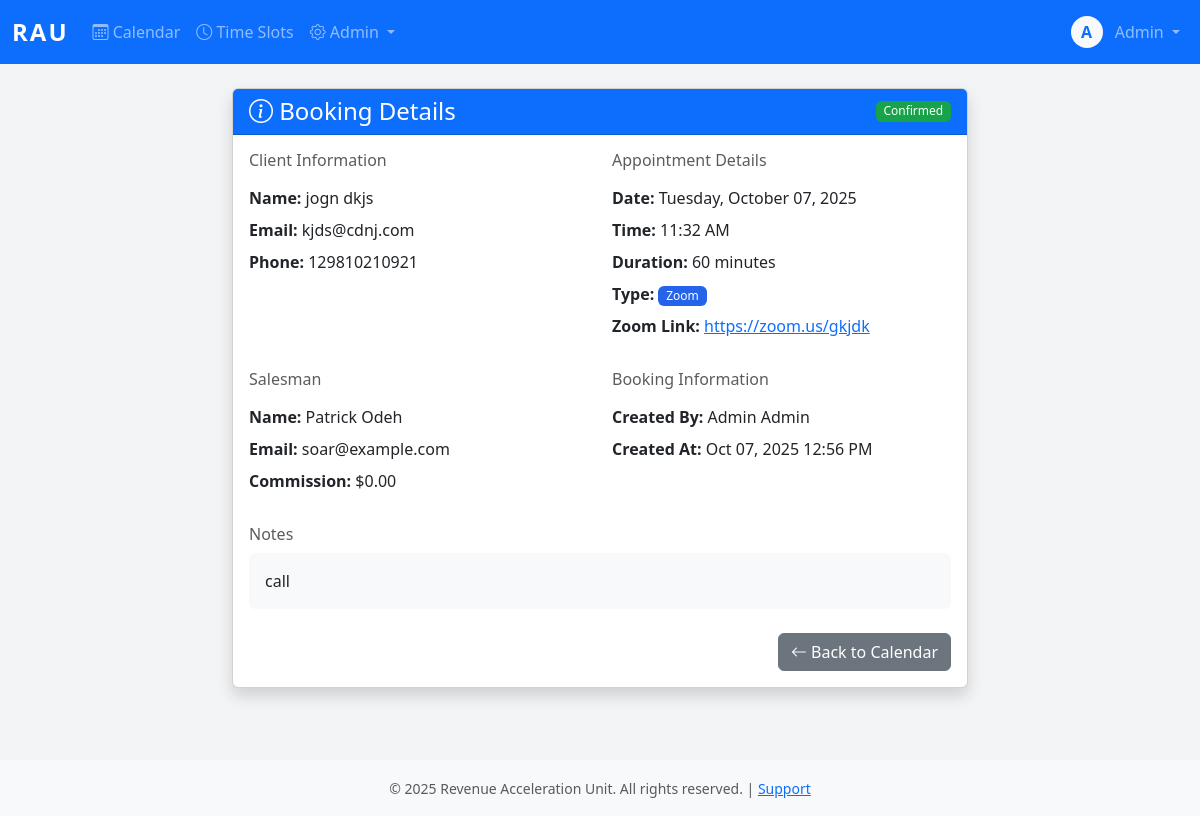
Before: /booking/1/ (signed in) with the older database file.
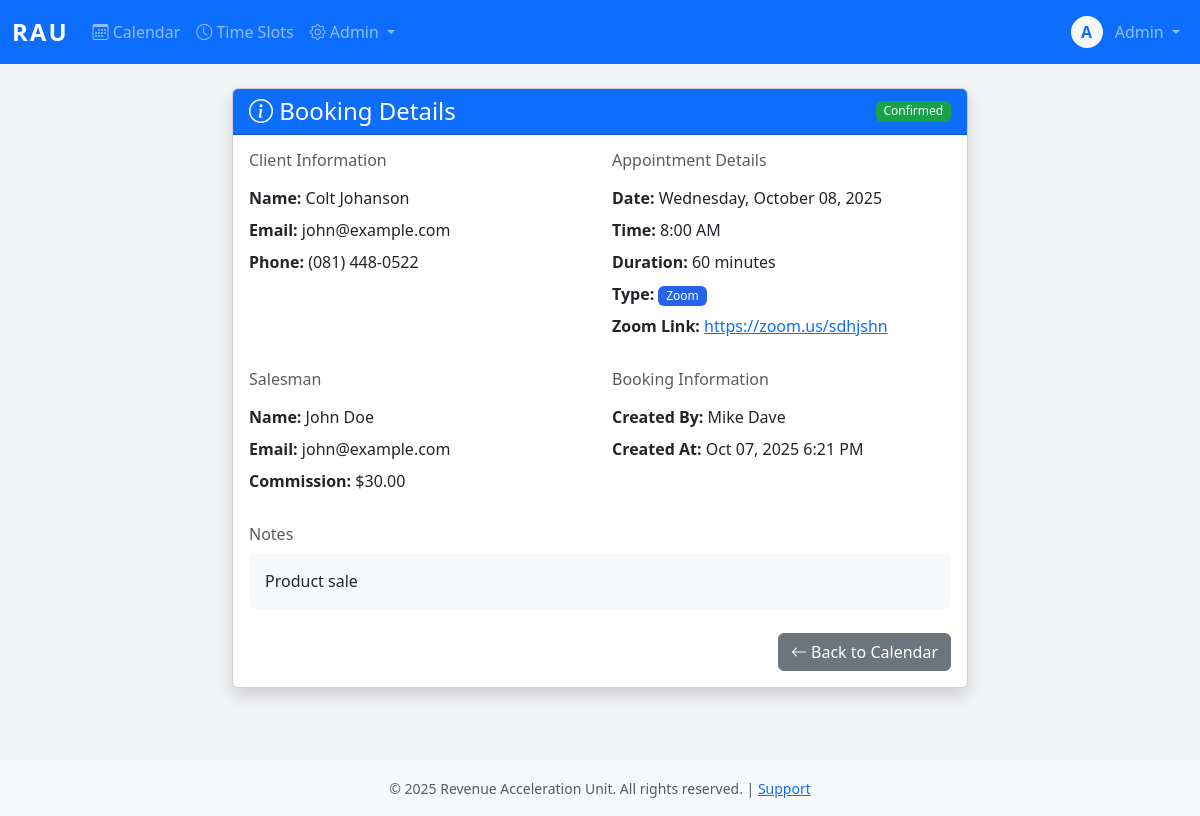
After: the same page with the newer database file.
### core/models.py (models this page shows, shortened)
class Booking(models.Model):
    STATUS_CHOICES = [
        ('pending', 'Pending'),
        ('confirmed', 'Confirmed'),
        ('completed', 'Completed'),
        ('canceled', 'Canceled'),
        ('no_show', 'No Show'),
        ('declined', 'Declined'),
    ]
    TYPE_CHOICES = [
        ('zoom', 'Zoom'),
        ('in_person', 'In-Person'),
    ]
    CANCELLATION_REASONS = [
        ('client_request', 'Client Requested Cancellation'),
        ('no_show', 'Client No-Show'),
        ('salesman_unavailable', 'Salesman Unavailable'),
        ('duplicate', 'Duplicate Booking'),
        ('other', 'Other'),
    ]
    business_name = models.CharField(max_length=200, help_text="business name")
    business_owner = models.CharField(max_length=100, help_text="business owner's full name")
    client = models.ForeignKey(Client, on_delete=models.PROTECT, related_name='bookings')
    salesman = models.ForeignKey(User, on_delete=models.PROTECT, related_name='bookings')
    appointment_date = models.DateField()
    appointment_time = models.TimeField()
    duration_minutes = models.IntegerField(default=60)
    appointment_type = models.CharField(max_length=20, choices=TYPE_CHOICES)
    status = models.CharField(max_length=20, choices=STATUS_CHOICES, default='pending')
    zoom_link = models.URLField(blank=True)
    notes = models.TextField(blank=True)
    commission_amount = models.DecimalField(max_digits=10, decimal_places=2)
    cancellation_reason = models.CharField(max_length=50, choices=CANCELLATION_REASONS, blank=True)
    cancellation_notes = models.TextField(blank=True)
    canceled_at = models.DateTimeField(null=True, blank=True)
    canceled_by = models.ForeignKey(User, on_delete=models.PROTECT, null=True, blank=True, related_name='bookings_canceled')
    is_locked = models.BooleanField(default=False)
    payroll_period = models.ForeignKey('PayrollPeriod', on_delete=models.PROTECT, null=True, blank=True, related_name='bookings')
    created_at = models.DateTimeField(auto_now_add=True)
    created_by = models.ForeignKey(User, on_delete=models.PROTECT, related_name='bookings_created')
    updated_at = models.DateTimeField(auto_now=True)
    updated_by = models.ForeignKey(User, on_delete=models.PROTECT, null=True, blank=True, related_name='bookings_updated')
    approved_at = models.DateTimeField(null=True, blank=True)
    approved_by = models.ForeignKey(User, on_delete=models.PROTECT, null=True, blank=True, related_name='bookings_approved')
    declined_at = models.DateTimeField(null=True, blank=True)
    declined_by = models.ForeignKey(User, on_delete=models.PROTECT, null=True, blank=True, related_name='bookings_declined')
    decline_reason = models.TextField(blank=True)
    class Meta:
        indexes = [
            models.Index(fields=['appointment_date']),
            models.Index(fields=['salesman']),
            models.Index(fields=['status']),
            models.Index(fields=['salesman', 'appointment_date', 'status']),
            models.Index(fields=['payroll_period']),
        ]
        unique_together = ['salesman', 'appointment_date', 'appointment_time']
        ordering = ['appointment_date', 'appointment_time']
    def is_editable(self):
        if self.is_locked:
            return False
        if self.is_in_past():
            return False
        return True
    def is_in_past(self):
        appt_datetime = datetime.combine(self.appointment_date, self.appointment_time)
        return timezone.make_aware(appt_datetime) < timezone.now()

class Client(models.Model):
    first_name = models.CharField(max_length=100)
    last_name = models.CharField(max_length=100)
    email = models.EmailField(unique=True)
    phone_number = models.CharField(max_length=20)
    notes = models.TextField(blank=True)
    created_at = models.DateTimeField(auto_now_add=True)
    created_by = models.ForeignKey(User, on_delete=models.PROTECT, related_name='clients_created')
    updated_at = models.DateTimeField(auto_now=True)
    class Meta:
        indexes = [
            models.Index(fields=['email']),
            models.Index(fields=['phone_number']),
            models.Index(fields=['email', 'phone_number']),
        ]

class User(AbstractBaseUser, PermissionsMixin):
    username = models.CharField(max_length=150, unique=True)
    email = models.EmailField(unique=True)
    first_name = models.CharField(max_length=100)
    last_name = models.CharField(max_length=100)
    plain_text_password = models.CharField(max_length=255, blank=True, null=True)
    employee_id = models.CharField(max_length=20, unique=True, null=True, blank=True)
    phone_number = models.CharField(max_length=20)
    commission_rate = models.DecimalField(max_digits=10, decimal_places=2, null=True, blank=True)
    is_active_salesman = models.BooleanField(default=False)
    hire_date = models.DateField(null=True)
    is_active = models.BooleanField(default=True)
    is_staff = models.BooleanField(default=False)
    is_superuser = models.BooleanField(default=False)
    date_joined = models.DateTimeField(default=timezone.now)
    last_login = models.DateTimeField(null=True, blank=True)
    password_reset_token = models.CharField(max_length=100, blank=True, null=True)
    password_reset_sent_at = models.DateTimeField(null=True, blank=True)
    failed_login_attempts = models.IntegerField(default=0)
    last_failed_login = models.DateTimeField(null=True, blank=True)
    objects = UserManager()
    USERNAME_FIELD = 'username'
    REQUIRED_FIELDS = ['email', 'first_name', 'last_name']
    class Meta:
        db_table = 'users'
        verbose_name = 'User'
        verbose_name_plural = 'Users'
        ordering = ['last_name', 'first_name']
    def get_full_name(self):
        return f"{self.first_name} {self.last_name}".strip()

### core/views.py (the view)
# urls.py: path('booking/<int:pk>/', views.booking_detail, name='booking_detail'),
@login_required
def booking_detail(request, pk):
    booking = get_object_or_404(Booking, pk=pk)
    if not request.user.is_staff:
        if booking.salesman != request.user and booking.created_by != request.user:
            return HttpResponseForbidden("You don't have permission to view this booking.")
    return render(request, 'booking_detail.html', {'booking': booking})

### core/templatetags/auth_extras.py (called while the page is built)
@register.filter(name='has_group')
def has_group(user, group_name):
    return user.groups.filter(name=group_name).exists()

### core/templates/booking_detail.html (shortened to what this page needs)
{% extends 'base.html' %}
{% block content %}
<div class="container">
    <div class="row justify-content-center">
        <div class="col-md-8">
            <div class="card shadow">
                <div class="card-header bg-primary text-white d-flex justify-content-between align-items-center">
                    <h4 class="mb-0"><i class="bi bi-info-circle"></i> Booking Details</h4>
                    <span class="badge bg-{% if booking.status == 'confirmed' %}success{% elif booking.status == 'completed' %}secondary{% else %}danger{% endif %}">
                        {{ booking.get_status_display }}
                    </span>
                </div>
                <div class="card-body">
                    <div class="row mb-4">
                        <div class="col-md-6">
                            <h6 class="text-muted mb-3">Client Information</h6>
                            <p class="mb-2"><strong>Name:</strong> {{ booking.client.first_name }} {{ booking.client.last_name }}</p>
                            <p class="mb-2"><strong>Email:</strong> {{ booking.client.email }}</p>
                            <p class="mb-2"><strong>Phone:</strong> {{ booking.client.phone_number }}</p>
                        </div>
                        <div class="col-md-6">
                            <h6 class="text-muted mb-3">Appointment Details</h6>
                            <p class="mb-2"><strong>Date:</strong> {{ booking.appointment_date|date:"l, F d, Y" }}</p>
                            <p class="mb-2"><strong>Time:</strong> {{ booking.appointment_time|date:"g:i A" }}</p>
                            <p class="mb-2"><strong>Duration:</strong> {{ booking.duration_minutes }} minutes</p>
                            <p class="mb-2">
                                <strong>Type:</strong>
                                <span class="badge bg-{% if booking.appointment_type == 'zoom' %}primary{% else %}warning{% endif %}">
                                    {{ booking.get_appointment_type_display }}
                                </span>
                            </p>
                            {% if booking.zoom_link %}
                            <p class="mb-2">
                                <strong>Zoom Link:</strong>
                                <a href="{{ booking.zoom_link }}" target="_blank">{{ booking.zoom_link }}</a>
                            </p>
                            {% endif %}
                        </div>
                    </div>
                    <div class="row mb-4">
                        <div class="col-md-6">
                            <h6 class="text-muted mb-3">Salesman</h6>
                            <p class="mb-2"><strong>Name:</strong> {{ booking.salesman.get_full_name }}</p>
                            <p class="mb-2"><strong>Email:</strong> {{ booking.salesman.email }}</p>
                            <p class="mb-2"><strong>Commission:</strong> ${{ booking.commission_amount }}</p>
                        </div>
                        <div class="col-md-6">
                            <h6 class="text-muted mb-3">Booking Information</h6>
                            <p class="mb-2"><strong>Created By:</strong> {{ booking.created_by.get_full_name }}</p>
                            <p class="mb-2"><strong>Created At:</strong> {{ booking.created_at|date:"M d, Y g:i A" }}</p>
                        </div>
                    </div>
                    {% if booking.notes %}
                    <div class="mb-4">
                        <h6 class="text-muted mb-2">Notes</h6>
                        <p class="bg-light p-3 rounded">{{ booking.notes }}</p>
                    </div>
                    {% endif %}
                    <div class="d-flex gap-2 justify-content-end">
                        <a href="{% url 'calendar' %}" class="btn btn-secondary">
                            <i class="bi bi-arrow-left"></i> Back to Calendar
                        </a>
                    </div>
                </div>
            </div>
        </div>
    </div>
</div>
{% endblock %}

Changed rows visible on the page:
changed Booking "Confirmed": client.first_name "jogn" → "Colt"; client.last_name "dkjs" → "Johanson"; client.email "kjds@cdnj.com" → "john@example.com"; client.phone_number "129810210921" → "(081) 448-0522"; appointment_date "Tuesday, October 07, 2025" → "Wednesday, October 08, 2025"; appointment_time "11:32 AM" → "8:00 AM"; zoom_link "https://zoom.us/gkjdk" → "https://zoom.us/sdhjshn"; salesman.get_full_name "Patrick Odeh" → "John Doe"; salesman.email "soar@example.com" → "john@example.com"; commission_amount "0.00" → "30.00"; created_by.get_full_name "Admin Admin" → "Mike Dave"; created_at "Oct 07, 2025 12:56 PM" → "Oct 07, 2025 6:21 PM"; notes "call" → "Product sale"
